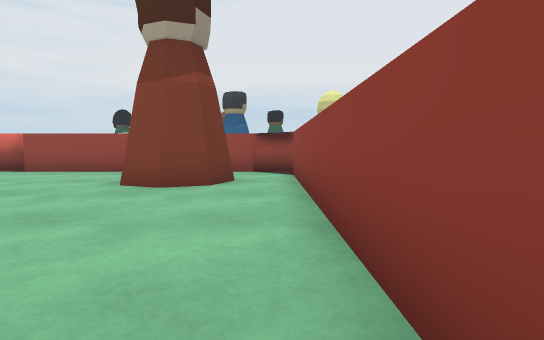
View 1 (above)

14 first-person views from a walk through a scene from a Unity 3-D project. The camera is 0.64 m above the floor, tilts 4° down and sees 80° across. The floor is counted in squares, 1 m on a side. Each view is taken from the middle of a square. On the plan, view 1 faces up. The plan holds only what a view shows up to about 10 squares ahead; the rest is blank. The place goes on beyond the plan.

View 2
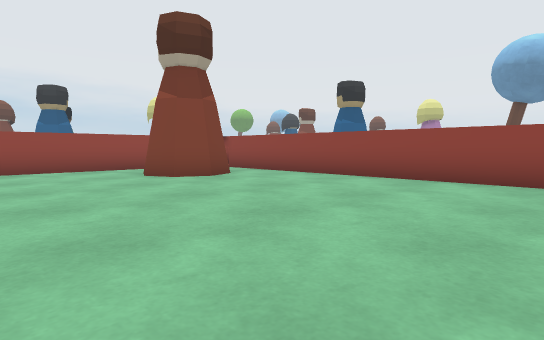

View 3
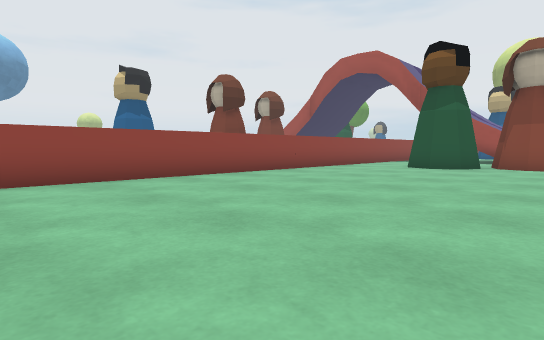

View 4
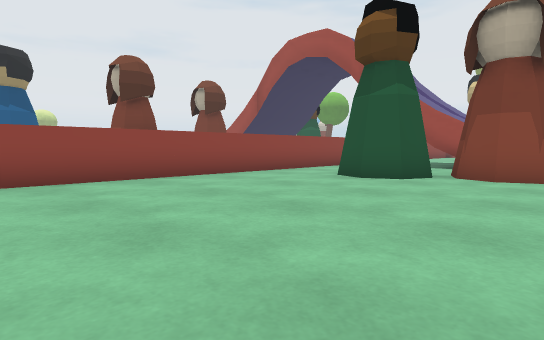

View 5
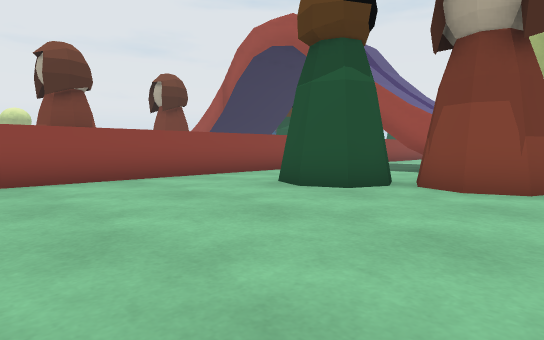

View 6
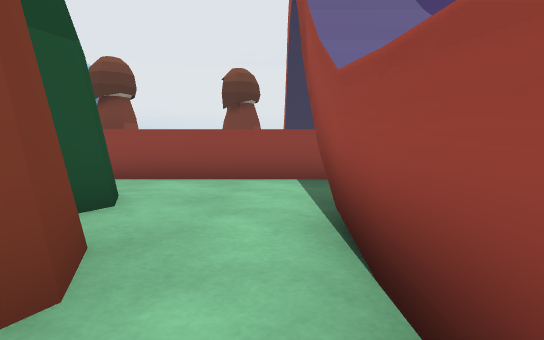

View 7
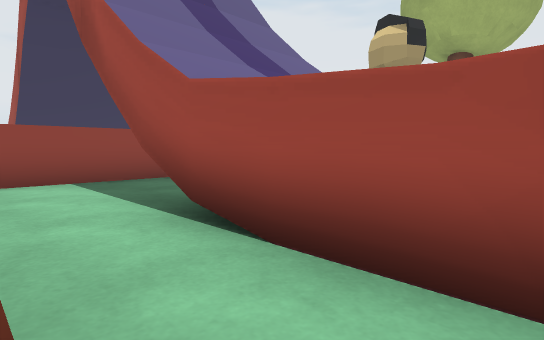

View 8
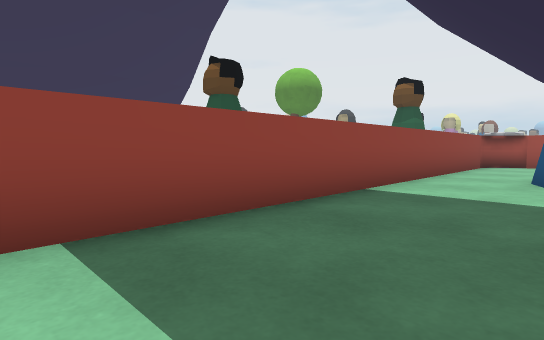

View 9
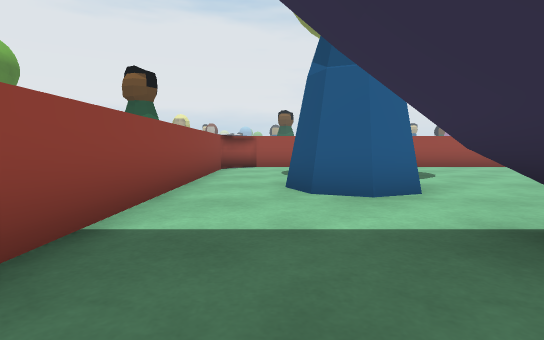

View 10
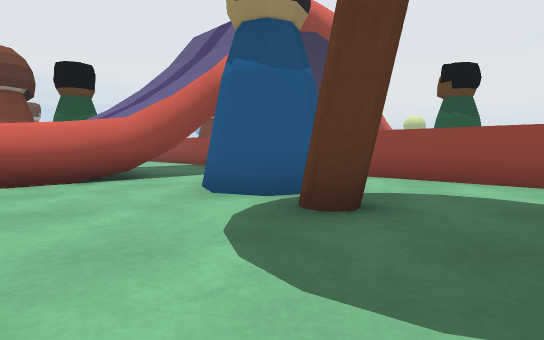

View 11
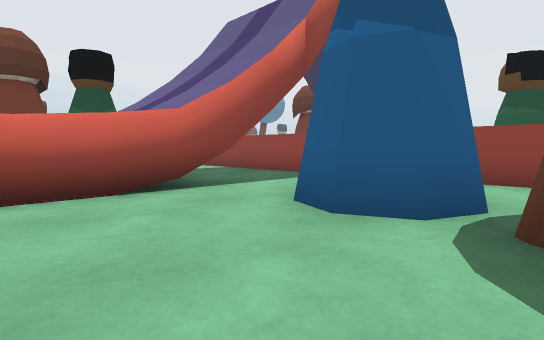

View 12
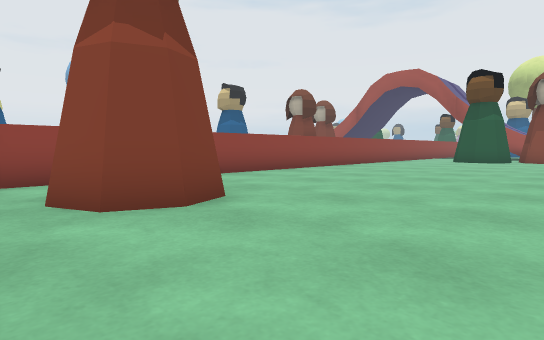

View 13
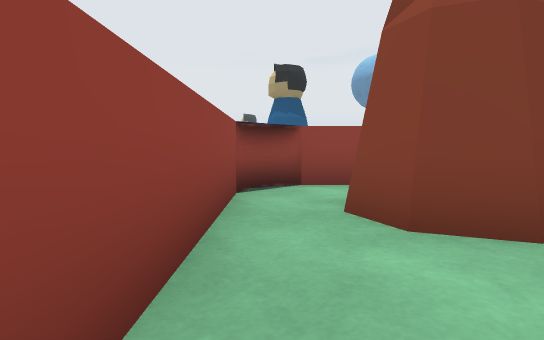

View 14
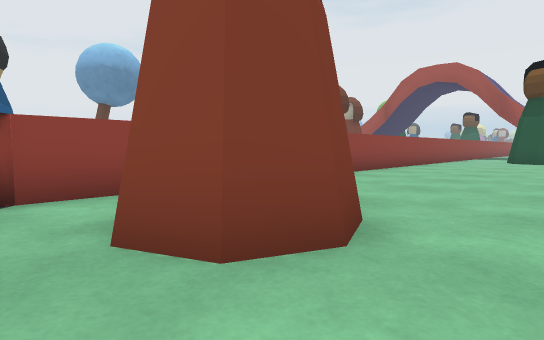

### Floor plan
Key: @ floor where view 1 was taken; # wall or solid block; . floor; ^ raised ledge; T thing the floor can be seen under or through; O other object.
Columns run from 6 left of view 1 to 8 right of it. Each row starts with its distance up from view 1.
  9 ^^^^^^^
  8 .......^
  7 ....OO.^     OO
  6 ...OOO.^
  5 ....O..^
  4 .......^
  3 .......^
  2 .......^
  1 .......^
  0 ......@^
 -1 .......^
 -2 .......^    OO
 -3 .......^     O
 -4 .......^
 -5 .......^   OO
 -6 .......^  OO
 -7 ....O..^
 -8 .O.OO..^
 -9  OOOO..^
-10 .OO....^
-11 .......^
-12 ^^###..^
-13      ..^
-14      ..^
-15 ^^TTT..^
-16 .......^
-17 ....O..^
-18  ..OO..^
-19 ...OO..^
-20 ...O...^
-21 .......^
-22 .......^

Positions as (right, up) in squares from view 1, and headings:
1: (0, 0), facing up
2: (-6, -1), facing up-right
3: (-6, 3), facing down-right
4: (-6, -1), facing down-right
5: (-6, -3), facing down-right
6: (-6, -11), facing right
7: (-6, -10), facing down-right
8: (-2, -11), facing down-right
9: (-1, -13), facing down
10: (-6, -22), facing up-right
11: (-6, -20), facing up-right
12: (-6, 8), facing down-right
13: (-5, 8), facing right
14: (-4, 8), facing down-right
